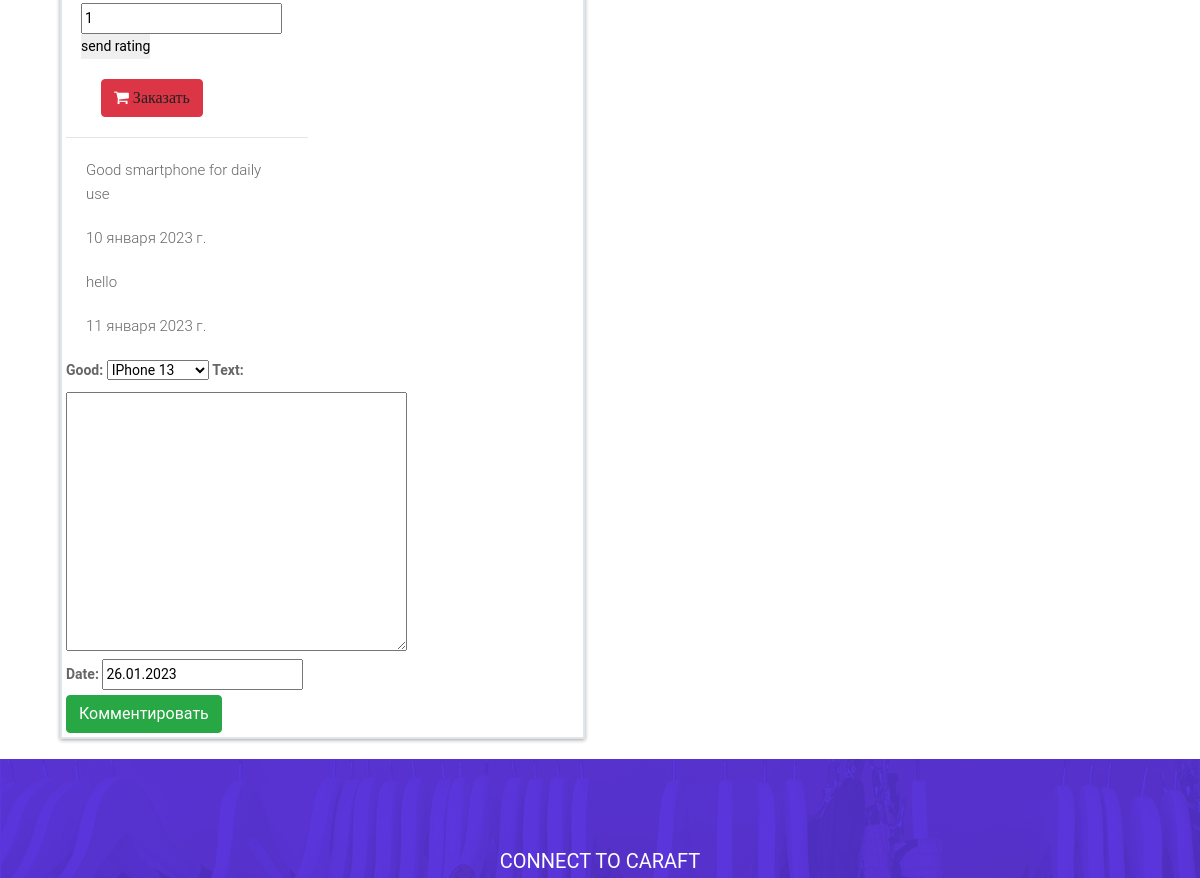
The page /product/1 (middle part) on the database as committed earlier.
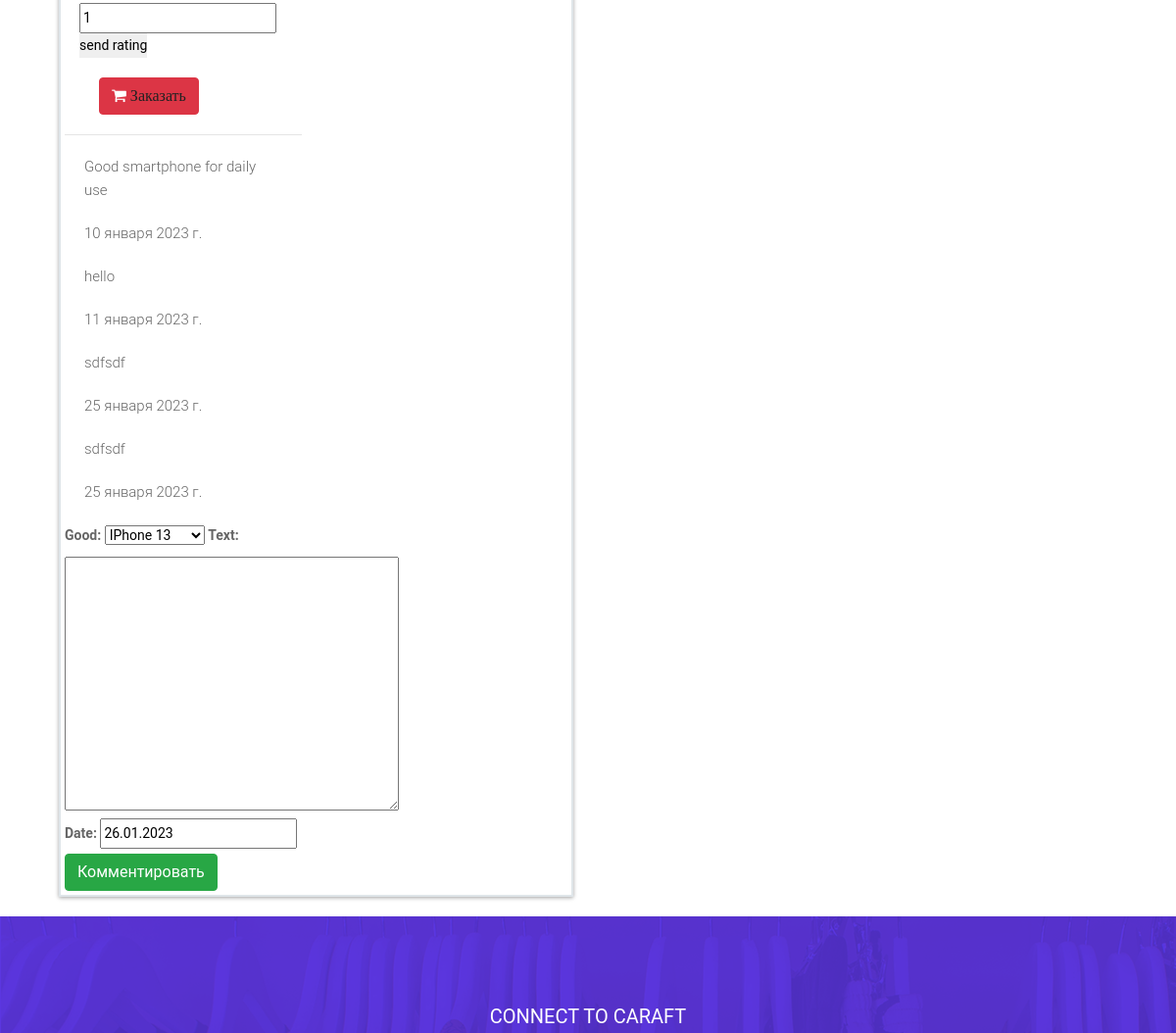
The same page on the database as committed later.
### main/models.py (models this page shows, shortened)
class Comment(models.Model):
    good = models.ForeignKey(Goods, on_delete=models.CASCADE)
    text = models.TextField(max_length=200)
    date = models.DateField(default=date.today())

### main/views.py (the view, shortened to what this page needs)
# urls.py: path('product/<int:good_id>', views.product_detail, name='product'),
def product_detail(request, good_id):
    good = Goods.objects.get(id=good_id)
    comment = good.comment_set.all()
    rates = good.rating_set.all()
    if good.sale == True:
        good.price = round(good.price * 0.8)
    result = average_rate(rates)
    rate_form = RateForm(initial={'good':good, 'user': request.user})
    form = CommentForm(initial={'good': good})
    if request.method == 'POST':
        form = CommentForm(request.POST)
        if form.is_valid():
            form.good = good
            form.save()
            return HttpResponse("Thank you. Your order is in process")
    context = {'good': good, 'comment': comment, 'form': form, 'rates': result, 'rate_form': rate_form}
    return render(request, 'main/product_detail.html', context)

### main/forms.py
class CommentForm(ModelForm):
    class Meta:
        model = Comment
        fields = '__all__'

class RateForm(ModelForm):
    class Meta:
        model = Rating
        fields = '__all__'

### main/models.py (called while the page is built)
    def __str__(self):
        return f"{self.name}"

### main/services.py (called while the page is built)
def average_rate(rates):
    total = 0
    count = 0
    for i in rates:
        total += i.rate
        count += 1
    if count != 0:
        return round(total / count)
    else:
        return 'No rating yet'

### main/templates/main/product_detail.html (shortened to what this page needs)
{% extends 'main/base.html' %}
{% load static %}
{% block content %}
<div class="container">
<div class="col-xs-12 col-md-6 bootstrap snippets bootdeys">
<div class="product-content product-wrap clearfix">
		<div class="row">
          <div class="col-md-6">
          <div class="col-md-6">
              <h2 class="pro-d-title">
                  <strong> {{ good.name }}
              </h2>
              <div>
                  <form action="" method="post">
                      {{ rate_form }}
                      <button type="submit">send rating</button>
                  </form></div>
              <p>
                  <button class="btn btn-round btn-danger" type="button"><i class="fa fa-shopping-cart"> <a href="{% url 'order' good.id %}">Заказать</a> </i></button>
              </p>
              </div>
              <hr>
              <div>
                  {% for comment in comment %}
                  <p>{{ comment.text }}</p>
                  <p>{{ comment.date }}</p>
                  {% endfor %}
              </div>
              <div>
                  <form action="" method="post">
                      {{ form }}
                      <button class="btn btn-round btn-success" type="submit" class="button">Комментировать</button>
                  </form>
              </div>
          </div>
      </div>
    </div>
  </div>
</div>
{% endblock %}

Rows that differ between the two databases and show on the page:
added Comment: text "sdfsdf", date "25 января 2023 г."
added Comment: text "sdfsdf", date "25 января 2023 г."
